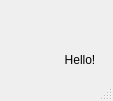
<?xml version="1.0" encoding="UTF-8"?>
<ui version="4.0">
 <class>MainWindow</class>
 <widget class="QMainWindow" name="MainWindow">
  <property name="geometry">
   <rect>
    <x>0</x>
    <y>0</y>
    <width>113</width>
    <height>101</height>
   </rect>
  </property>
  <property name="windowTitle">
   <string>MainWindow</string>
  </property>
  <widget class="QWidget" name="centralwidget">
   <widget class="QLabel" name="label">
    <property name="geometry">
     <rect>
      <x>30</x>
      <y>10</y>
      <width>100</width>
      <height>100</height>
     </rect>
    </property>
    <property name="text">
     <string>&lt;html&gt;&lt;head/&gt;&lt;body&gt;&lt;p align=&quot;center&quot;&gt;Hello!&lt;/p&gt;&lt;/body&gt;&lt;/html&gt;</string>
    </property>
   </widget>
  </widget>
  <widget class="QMenuBar" name="menubar">
   <property name="geometry">
    <rect>
     <x>0</x>
     <y>0</y>
     <width>113</width>
     <height>30</height>
    </rect>
   </property>
  </widget>
  <widget class="QStatusBar" name="statusbar"/>
 </widget>
 <resources/>
 <connections/>
</ui>
